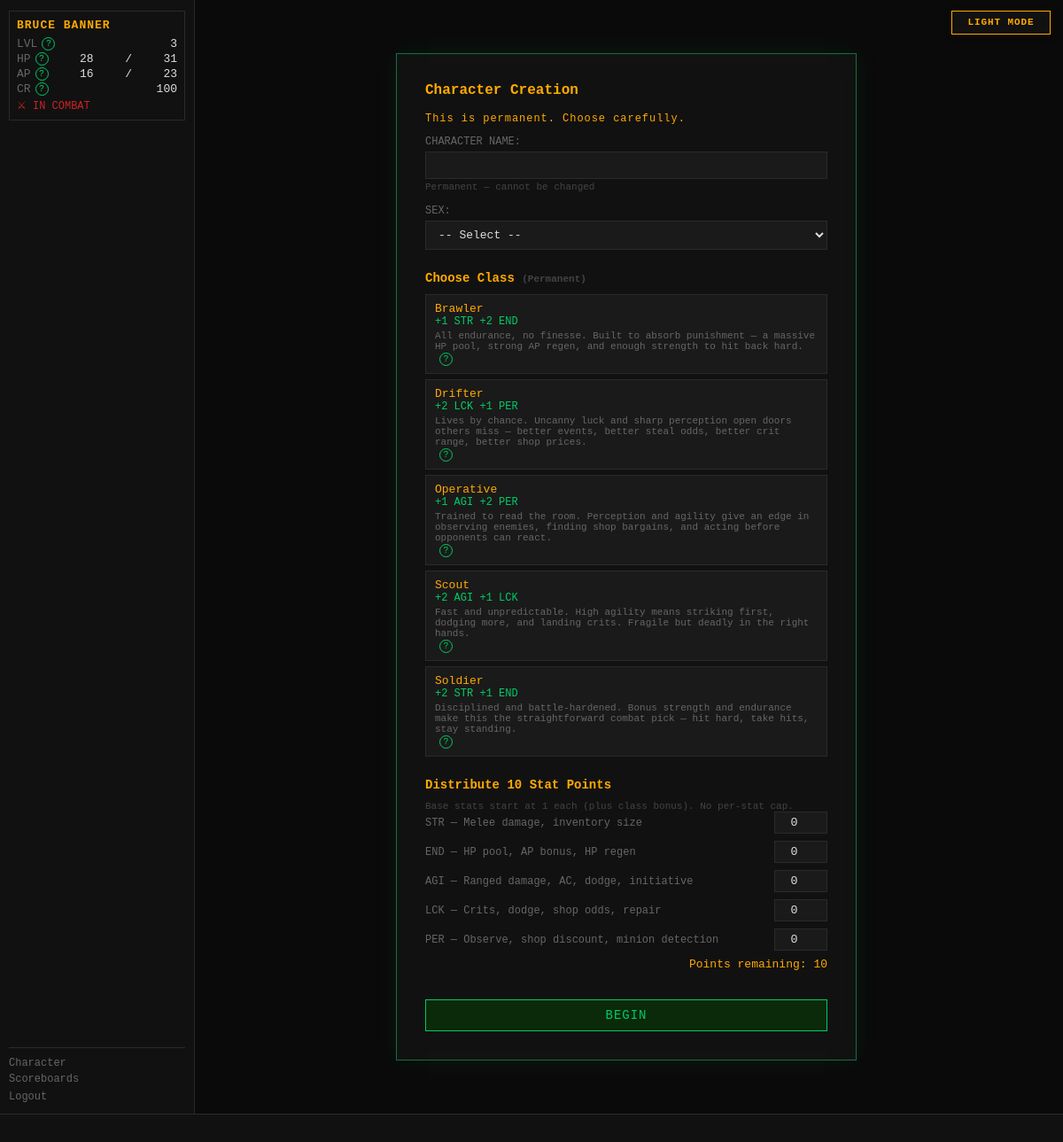
Page /character-create (signed in) on the earlier database version.
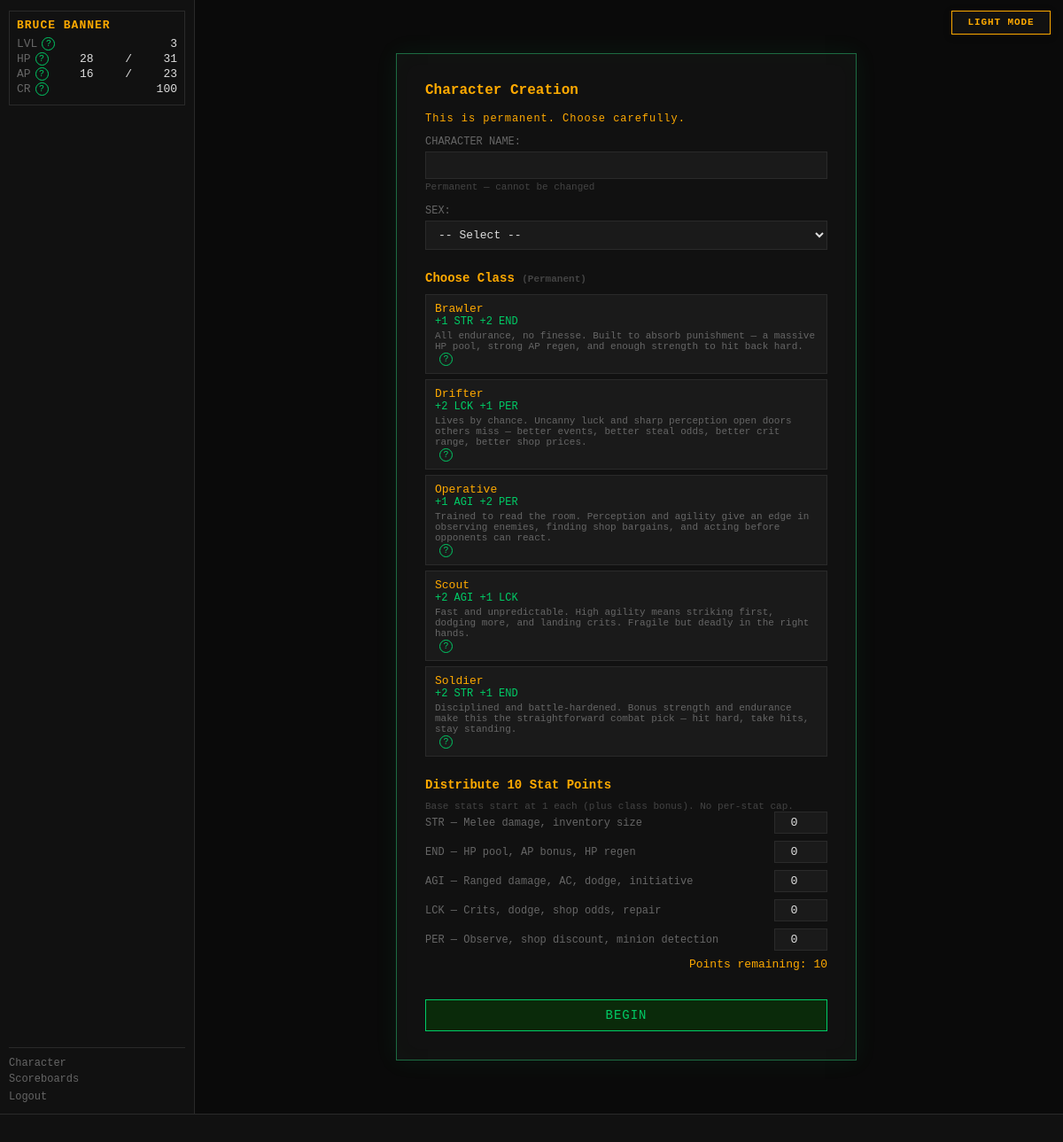
Same page on the later database version.
### routes/auth.py (the view)
@bp.route("/character-create", methods=["GET"])
def character_create():
    classes = execute("SELECT * FROM classes WHERE is_active = 1 ORDER BY name")
    if not classes:
        return render_template("auth/character_create.html",
                               classes=[],
                               error="No classes available yet. Ask the admin to import content first.")
    settings = get_all_settings()
    stat_points = settings.get("STARTING_STAT_POINTS", cfg.STARTING_STAT_POINTS)
    return render_template("auth/character_create.html",
                           classes=classes,
                           stat_points=stat_points)

### app.py (called while the page is built)
def _context_processor() -> dict:
    player = g.get("player")
    if not player:
        return {}
    return {"player": player, "settings": get_all_settings()}

def _check_auth():
    if request.endpoint in _AUTH_EXEMPT:
        return None
    if not session.get("player_id"):
        return redirect(url_for("auth.login"))
    return None

def _load_player():
    player_id = session.get("player_id")
    if not player_id:
        return None
    player = get_player(player_id)
    if player is None:
        session.clear()
        return redirect(url_for("auth.login"))
    g.player = player
    return None

def _check_levelup():
    if request.endpoint in _LEVELUP_EXEMPT:
        return None
    player = g.get("player")
    if player and player.get("pending_levelup") and not player.get("in_combat"):
        return redirect(url_for("auth.levelup"))
    return None

def _set_blackout_flag():
    settings = get_all_settings()
    blackout_mins = settings.get("MIDNIGHT_BLACKOUT_MINUTES", cfg.MIDNIGHT_BLACKOUT_MINUTES)
    now = datetime.now(timezone.utc)
    minutes_to_midnight = (24 * 60) - (now.hour * 60 + now.minute)
    g.blackout = (minutes_to_midnight <= blackout_mins)

### templates/auth/character_create.html (shortened to what this page needs)
{% extends "base.html" %}
{% block content %}
<div id="auth-box" id="char-create">
    <h2 class="auth-heading">Character Creation</h2>
    <p class="auth-subtitle">This is permanent. Choose carefully.</p>
    {% if not classes %}
    <div class="term-error">{{ error }}</div>
    {% else %}
    <form method="POST" action="{{ url_for('auth.character_create_post') }}">
        <div class="form-section">
            <div class="form-row">
                <label>CHARACTER NAME:</label>
                <input type="text" name="character_name"
                       value="{{ character_name or '' }}" required autofocus>
                <span class="field-hint">Permanent — cannot be changed</span>
            </div>
            <div class="form-row">
                <label>SEX:</label>
                <select name="sex" required>
                    <option value="">-- Select --</option>
                </select>
            </div>
        </div>
        <div class="form-section">
            <h3>Choose Class <span class="field-hint">(Permanent)</span></h3>
            <div id="class-list">
                {% for cls in classes %}
                <label class="class-option {% if class_id == cls.id %}selected{% endif %}">
                    <span class="class-name">{{ cls.name }}</span>
                    <span class="class-bonuses">
                        {% if cls.str_bonus %}+{{ cls.str_bonus }} STR {% endif %}
                        {% if cls.end_bonus %}+{{ cls.end_bonus }} END {% endif %}
                        {% if cls.agi_bonus %}+{{ cls.agi_bonus }} AGI {% endif %}
                        {% if cls.lck_bonus %}+{{ cls.lck_bonus }} LCK {% endif %}
                        {% if cls.per_bonus %}+{{ cls.per_bonus }} PER {% endif %}
                    </span>
                    {% if cls.description %}
                    <span class="class-desc">{{ cls.description }}</span>
                    {% endif %}
                </label>
                {% endfor %}
            </div>
        </div>
        <div class="form-section">
            <h3>Distribute {{ stat_points }} Stat Points</h3>
            <p class="field-hint">Base stats start at 1 each (plus class bonus). No per-stat cap.</p>
            <div id="stat-alloc">
                {% for stat, label in [('str','STR — Melee damage, inventory size'),
                                       ('end','END — HP pool, AP bonus, HP regen'),
                                       ('agi','AGI — Ranged damage, AC, dodge, initiative'),
                                       ('lck','LCK — Crits, dodge, shop odds, repair'),
                                       ('per','PER — Observe, shop discount, minion detection')] %}
                <div class="stat-row">
                    <label>{{ label }}</label>
                    <input type="number" name="{{ stat }}_alloc"
                           value="{{ (alloc or {}).get(stat, 0) }}"
                           min="0" max="{{ stat_points }}" required>
                </div>
                {% endfor %}
            </div>
            <div id="points-remaining">
                Points remaining: <span id="pts-left">{{ stat_points }}</span>
            </div>
        </div>
        <button type="submit" class="auth-btn">BEGIN</button>
    </form>
    {% endif %}
</div>
{% endblock %}

### templates/base.html (shortened to what this page needs)
<!DOCTYPE html>
<html lang="en">
<head>
<link rel="stylesheet" href="{{ url_for('static', filename='style.css') }}">
</head>
<body class="{{ 'authenticated' if player else 'auth-page' }} {% block body_class %}{% endblock %}">
<button id="theme-toggle" type="button" aria-label="Switch color theme" aria-pressed="false">
</button>
{% if player %}
<div id="left-col">
    <div id="status-block">
        <div class="status-name">{{ player.character_name }}</div>
        <div class="status-line">
            <span class="label">LVL</span>
            <span id="status-level">{{ player.level }}</span>
        </div>
        <div class="status-line">
            <span class="label">HP</span>
            <span id="status-hp">{{ player.current_hp }}</span>/<span id="status-maxhp">{{ player.max_hp }}</span>
        </div>
        <div class="status-line">
            <span class="label">AP</span>
            <span id="status-ap">{{ player.current_ap }}</span>/<span id="status-maxap">{{ player.max_ap }}</span>
        </div>
        <div class="status-line">
            <span class="label">CR</span>
            <span id="status-credits">{{ player.credits }}</span>
        </div>
        {% if player.in_combat %}
        <div class="status-combat">⚔ IN COMBAT</div>
        {% endif %}
    </div>
    <nav id="left-nav">
        <a href="{{ url_for('character.index') }}">Character</a>
        <a href="{{ url_for('scoreboards.index') }}">Scoreboards</a>
        <form action="{{ url_for('auth.logout') }}" method="POST" style="margin:0">
            <button type="submit" class="nav-link-btn">Logout</button>
        </form>
    </nav>
</div>
{% endif %}
<div id="main">
    {% block content %}{% endblock %}
</div>
{% if player %}
<div id="ticker-wrap">
    <div id="ticker">
    </div>
</div>
{% endif %}
</body>
</html>

Differences in the rows shown:
changed players "BRUCE BANNER": in_combat 1 → 0 (drawn)
Other differences:
text no longer shown: "⚔ IN COMBAT"
